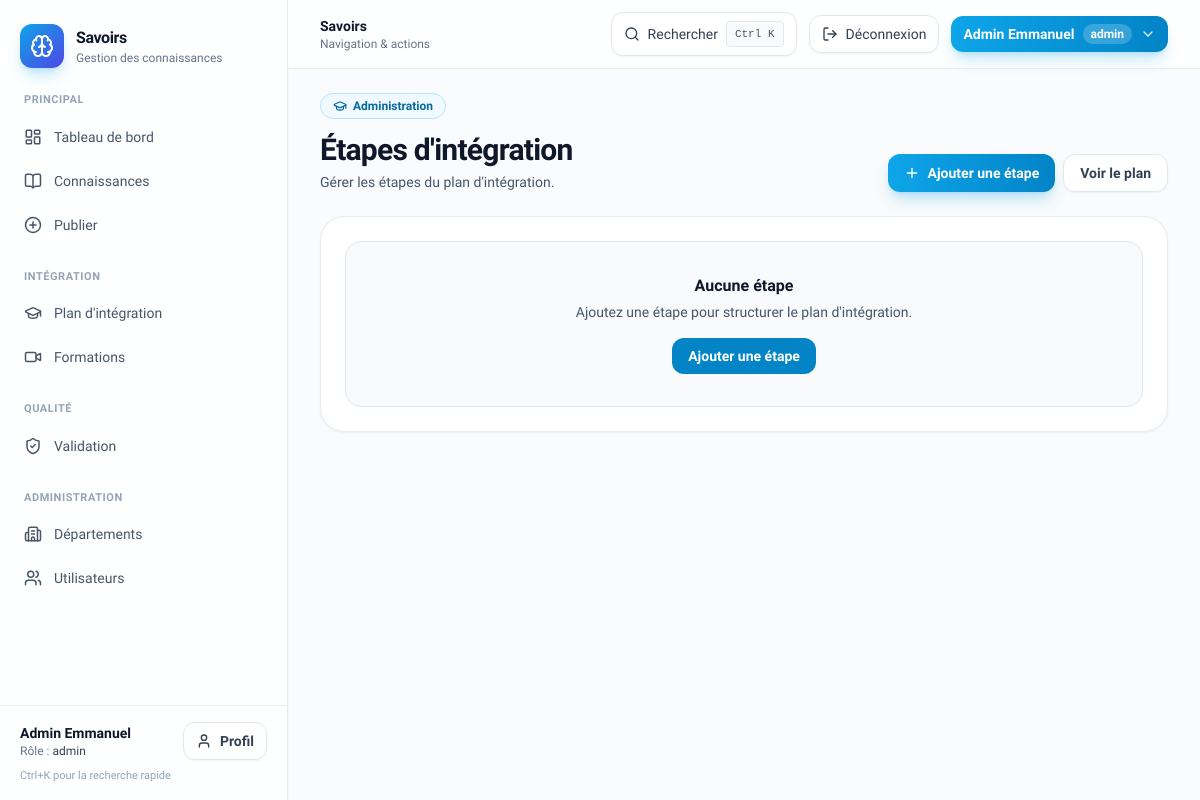
Page /admin-panel/etapes-integration/ (signed in) on the earlier database version.
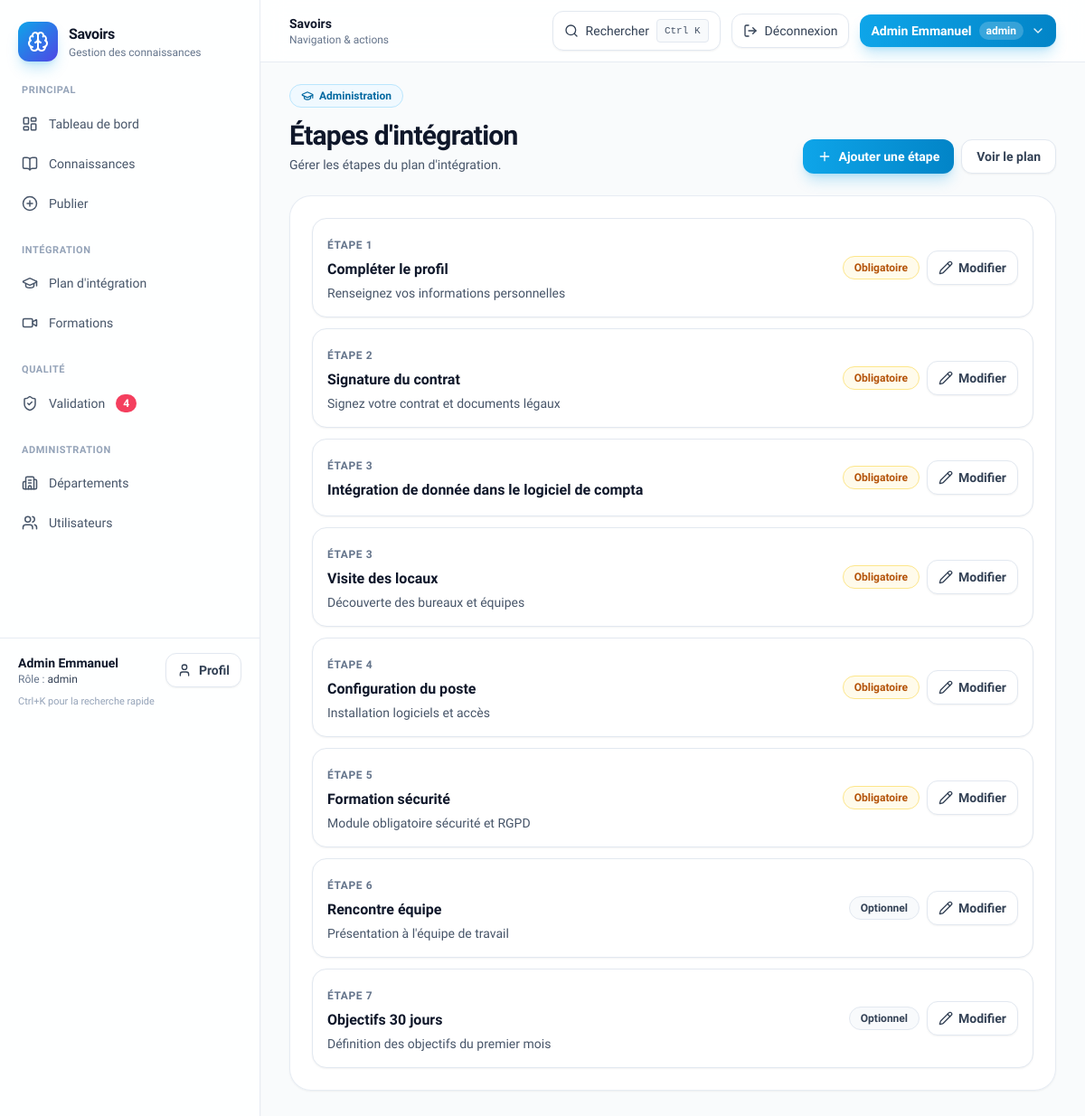
Same page on the later database version.
### app_connaissance/models.py (models this page shows, shortened)
class OnboardingStep(models.Model):
    title = models.CharField(max_length=140)
    description = models.CharField(max_length=240, blank=True, default="")
    order = models.PositiveIntegerField(default=1)
    is_required = models.BooleanField(default=True)
    class Meta:
        ordering = ["order", "id"]

### app_connaissance/views.py (the view)
# urls.py: path('admin-panel/etapes-integration/', views.onboarding_steps_admin, name='onboarding_steps_admin'),
@frontend_roles_required("admin")
def onboarding_steps_admin(request: HttpRequest) -> HttpResponse:
    steps = OnboardingStep.objects.all().order_by("order", "id")
    return render(request, "admin/onboarding_steps.html", {"steps": list(steps)})

### app_connaissance/frontend_auth.py (called while the page is built)
def frontend_roles_required(*allowed_roles: str) -> Callable[[Callable[..., HttpResponse]], Callable[..., HttpResponse]]:
    def _decorator(view_func: Callable[..., HttpResponse]) -> Callable[..., HttpResponse]:
        @wraps(view_func)
        def _wrapped(request: HttpRequest, *args, **kwargs) -> HttpResponse:
            role = None
            if request.user.is_authenticated:
                profile = getattr(request.user, "profile", None)
                role = profile.role if profile else None
            if role is None:
                role = request.session.get("frontend_demo_role")
            if role in allowed_roles:
                return view_func(request, *args, **kwargs)
            return redirect("forbidden")
        return _wrapped
    return _decorator

### app_connaissance/templates/admin/onboarding_steps.html (shortened to what this page needs)
{% extends "_layouts/app.html" %}
{% block content %}
  <div class="grid gap-6">
    <section class="flex flex-col gap-3 sm:flex-row sm:items-end sm:justify-between">
      <div>
        <span class="inline-flex items-center gap-1.5 rounded-full border border-sky-200 bg-sky-50 px-3 py-1 text-xs font-semibold text-sky-700">
          <i data-lucide="graduation-cap" class="h-3.5 w-3.5"></i>
          Administration
        </span>
        <h1 class="mt-3 text-3xl font-bold tracking-tight text-slate-900">Étapes d'intégration</h1>
        <p class="mt-1 text-sm text-slate-600">Gérer les étapes du plan d'intégration.</p>
      </div>
      <div class="flex flex-wrap gap-2">
        <a class="inline-flex items-center gap-2 rounded-xl bg-gradient-to-r from-sky-500 to-sky-600 px-4 py-2 text-sm font-semibold text-white shadow-lg shadow-sky-500/25 transition hover:from-sky-600 hover:to-sky-700" href="{% url 'onboarding_step_create' %}">
          <i data-lucide="plus" class="h-4 w-4"></i>
          Ajouter une étape
        </a>
        <a class="inline-flex items-center gap-2 rounded-xl border border-slate-200 bg-white px-4 py-2 text-sm font-semibold text-slate-700 shadow-sm hover:bg-slate-50" href="{% url 'onboarding_home' %}">
          Voir le plan
        </a>
      </div>
    </section>
    <section class="rounded-3xl border border-slate-200/80 bg-white/95 p-4 shadow-sm sm:p-6">
      <div class="space-y-3">
        {% for s in steps %}
          <div class="flex flex-wrap items-center justify-between gap-3 rounded-2xl border border-slate-200 bg-white p-4 shadow-sm">
            <div>
              <span class="text-xs font-semibold uppercase tracking-wider text-slate-500">Étape {{ s.order }}</span>
              <div class="mt-1 font-bold text-slate-900">{{ s.title }}</div>
              {% if s.description %}<div class="mt-1 text-sm text-slate-600">{{ s.description }}</div>{% endif %}
            </div>
            <div class="flex items-center gap-2">
              {% if s.is_required %}
                <span class="rounded-full border border-amber-200 bg-amber-50 px-3 py-1 text-xs font-semibold text-amber-700">Obligatoire</span>
              {% else %}
                <span class="rounded-full border border-slate-200 bg-slate-50 px-3 py-1 text-xs font-semibold text-slate-700">Optionnel</span>
              {% endif %}
              <a href="{% url 'onboarding_step_edit' s.pk %}" class="inline-flex items-center gap-1.5 rounded-xl border border-slate-200 bg-white px-3 py-2 text-sm font-semibold text-slate-700 shadow-sm hover:bg-slate-50">
                <i data-lucide="pencil" class="h-4 w-4"></i>
                Modifier
              </a>
            </div>
          </div>
        {% empty %}
          <div class="rounded-2xl border border-slate-200 bg-slate-50 p-8 text-center">
            <p class="font-semibold text-slate-900">Aucune étape</p>
            <p class="mt-1 text-sm text-slate-600">Ajoutez une étape pour structurer le plan d'intégration.</p>
            <a href="{% url 'onboarding_step_create' %}" class="mt-4 inline-flex items-center gap-2 rounded-xl bg-sky-600 px-4 py-2 text-sm font-semibold text-white hover:bg-sky-500">Ajouter une étape</a>
          </div>
        {% endfor %}
      </div>
    </section>
  </div>
{% endblock %}

### app_connaissance/templates/_partials/sidebar.html (shortened to what the changed rows need)
<div class="flex min-h-screen flex-col">
  <nav class="flex-1 px-3">
    {% if frontend.role == "manager" or frontend.role == "admin" %}
      <a href="{% url 'validation_queue' %}" class="mb-1 flex items-center gap-3 rounded-xl px-3 py-2.5 text-sm font-medium transition
        {% if request.resolver_match.url_name == 'validation_queue' %} bg-sky-50 text-sky-700 ring-1 ring-sky-500/20 {% else %} text-slate-600 hover:bg-slate-100 hover:text-slate-900 {% endif %}">
        <i data-lucide="shield-check" class="h-[18px] w-[18px] shrink-0"></i>
        <span>Validation</span>
        {% if frontend.pending_validation_count %}
          <span class="ml-auto rounded-full bg-rose-500 px-2 py-0.5 text-xs font-semibold text-white">{{ frontend.pending_validation_count }}</span>
        {% endif %}
      </a>
    {% endif %}
  </nav>
</div>

Differences in the rows shown:
added OnboardingStep: order "1", title "Compléter le profil", description "Renseignez vos informations personnelles", is_required "Obligatoire"
added OnboardingStep: order "2", title "Signature du contrat", description "Signez votre contrat et documents légaux", is_required "Obligatoire"
added OnboardingStep: order "3", title "Intégration de donnée dans le logiciel de compta", is_required "Obligatoire"
added OnboardingStep: order "3", title "Visite des locaux", description "Découverte des bureaux et équipes", is_required "Obligatoire"
added OnboardingStep: order "4", title "Configuration du poste", description "Installation logiciels et accès", is_required "Obligatoire"
added OnboardingStep: order "5", title "Formation sécurité", description "Module obligatoire sécurité et RGPD", is_required "Obligatoire"
added OnboardingStep: order "6", title "Rencontre équipe", description "Présentation à l'équipe de travail", is_required "Optionnel"
added OnboardingStep: order "7", title "Objectifs 30 jours", description "Définition des objectifs du premier mois", is_required "Optionnel"
Other differences:
{{ frontend.pending_validation_count }}: (not shown) → "4"
text no longer shown: "Aucune étape Ajoutez une étape pour structurer le plan d'intégration. Ajouter une étape"
